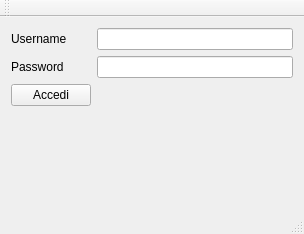
<?xml version="1.0" encoding="UTF-8"?>
<ui version="4.0">
 <class>MainWindow</class>
 <widget class="QMainWindow" name="MainWindow">
  <property name="geometry">
   <rect>
    <x>0</x>
    <y>0</y>
    <width>304</width>
    <height>234</height>
   </rect>
  </property>
  <property name="windowTitle">
   <string>MainWindow</string>
  </property>
  <widget class="QWidget" name="centralWidget">
   <layout class="QFormLayout" name="formLayout">
    <item row="1" column="1">
     <widget class="QLineEdit" name="lineEdit"/>
    </item>
    <item row="0" column="1">
     <widget class="QLineEdit" name="lineEdit_2"/>
    </item>
    <item row="0" column="0">
     <widget class="QLabel" name="label">
      <property name="text">
       <string>Username</string>
      </property>
      <property name="buddy">
       <cstring>lineEdit_2</cstring>
      </property>
     </widget>
    </item>
    <item row="1" column="0">
     <widget class="QLabel" name="label_2">
      <property name="text">
       <string>Password</string>
      </property>
      <property name="buddy">
       <cstring>lineEdit</cstring>
      </property>
     </widget>
    </item>
    <item row="2" column="0">
     <widget class="QPushButton" name="pushButton">
      <property name="text">
       <string>Accedi</string>
      </property>
     </widget>
    </item>
   </layout>
  </widget>
  <widget class="QToolBar" name="mainToolBar">
   <attribute name="toolBarArea">
    <enum>TopToolBarArea</enum>
   </attribute>
   <attribute name="toolBarBreak">
    <bool>false</bool>
   </attribute>
  </widget>
  <widget class="QStatusBar" name="statusBar"/>
 </widget>
 <layoutdefault spacing="6" margin="11"/>
 <resources/>
 <connections/>
</ui>
